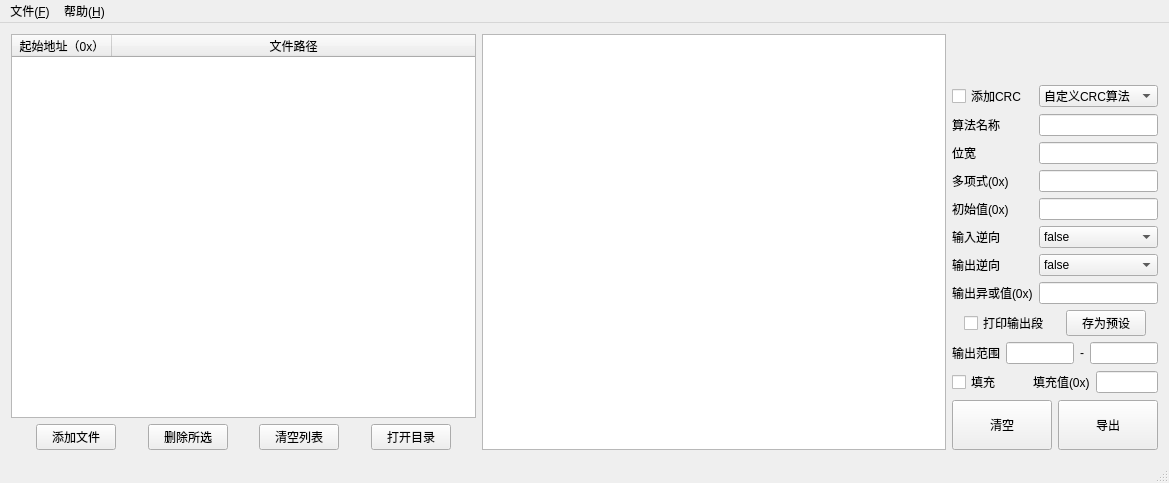
<?xml version="1.0" encoding="UTF-8"?>
<ui version="4.0">
 <class>MainWindow</class>
 <widget class="QMainWindow" name="MainWindow">
  <property name="geometry">
   <rect>
    <x>0</x>
    <y>0</y>
    <width>1169</width>
    <height>483</height>
   </rect>
  </property>
  <property name="acceptDrops">
   <bool>true</bool>
  </property>
  <property name="windowTitle">
   <string>HexConverter</string>
  </property>
  <widget class="QWidget" name="centralWidget">
   <layout class="QHBoxLayout" name="horizontalLayout" stretch="4,4,1">
    <item>
     <layout class="QVBoxLayout" name="verticalLayout_left">
      <item>
       <widget class="QTableWidget" name="tableWidget_import">
        <property name="statusTip">
         <string>导入文件列表</string>
        </property>
        <property name="selectionBehavior">
         <enum>QAbstractItemView::SelectRows</enum>
        </property>
        <property name="sortingEnabled">
         <bool>true</bool>
        </property>
        <attribute name="horizontalHeaderStretchLastSection">
         <bool>true</bool>
        </attribute>
        <attribute name="verticalHeaderVisible">
         <bool>false</bool>
        </attribute>
        <column>
         <property name="text">
          <string>起始地址（0x）</string>
         </property>
         <property name="toolTip">
          <string>仅当导入.bin文件时有效，请填写十六进制数（不用加0x）</string>
         </property>
        </column>
        <column>
         <property name="text">
          <string>文件路径</string>
         </property>
        </column>
       </widget>
      </item>
      <item>
       <layout class="QHBoxLayout" name="horizontalLayout_listView">
        <item>
         <spacer name="horizontalSpacer_list1">
          <property name="orientation">
           <enum>Qt::Horizontal</enum>
          </property>
          <property name="sizeHint" stdset="0">
           <size>
            <width>40</width>
            <height>20</height>
           </size>
          </property>
         </spacer>
        </item>
        <item>
         <widget class="QPushButton" name="pushButton_import">
          <property name="maximumSize">
           <size>
            <width>16777215</width>
            <height>16777215</height>
           </size>
          </property>
          <property name="statusTip">
           <string>单击以打开文件选择对话框</string>
          </property>
          <property name="text">
           <string>添加文件</string>
          </property>
         </widget>
        </item>
        <item>
         <spacer name="horizontalSpacer_list2">
          <property name="orientation">
           <enum>Qt::Horizontal</enum>
          </property>
          <property name="sizeHint" stdset="0">
           <size>
            <width>40</width>
            <height>20</height>
           </size>
          </property>
         </spacer>
        </item>
        <item>
         <widget class="QPushButton" name="pushButton_delete">
          <property name="statusTip">
           <string>删除列表中的选中项</string>
          </property>
          <property name="text">
           <string>删除所选</string>
          </property>
         </widget>
        </item>
        <item>
         <spacer name="horizontalSpacer_list3">
          <property name="orientation">
           <enum>Qt::Horizontal</enum>
          </property>
          <property name="sizeHint" stdset="0">
           <size>
            <width>40</width>
            <height>20</height>
           </size>
          </property>
         </spacer>
        </item>
        <item>
         <widget class="QPushButton" name="pushButton_clearList">
          <property name="statusTip">
           <string>删除列表中的所有项</string>
          </property>
          <property name="text">
           <string>清空列表</string>
          </property>
         </widget>
        </item>
        <item>
         <spacer name="horizontalSpacer_list4">
          <property name="orientation">
           <enum>Qt::Horizontal</enum>
          </property>
          <property name="sizeHint" stdset="0">
           <size>
            <width>40</width>
            <height>20</height>
           </size>
          </property>
         </spacer>
        </item>
        <item>
         <widget class="QPushButton" name="pushButton_openFolder">
          <property name="statusTip">
           <string>选中列表中的一项，打开其所在的目录</string>
          </property>
          <property name="text">
           <string>打开目录</string>
          </property>
         </widget>
        </item>
        <item>
         <spacer name="horizontalSpacer_list5">
          <property name="orientation">
           <enum>Qt::Horizontal</enum>
          </property>
          <property name="sizeHint" stdset="0">
           <size>
            <width>40</width>
            <height>20</height>
           </size>
          </property>
         </spacer>
        </item>
       </layout>
      </item>
     </layout>
    </item>
    <item>
     <layout class="QVBoxLayout" name="verticalLayout_center" stretch="1">
      <item>
       <widget class="QTextEdit" name="textEdit_console">
        <property name="statusTip">
         <string>输出控制台</string>
        </property>
        <property name="lineWrapMode">
         <enum>QTextEdit::NoWrap</enum>
        </property>
        <property name="readOnly">
         <bool>true</bool>
        </property>
       </widget>
      </item>
     </layout>
    </item>
    <item>
     <layout class="QVBoxLayout" name="verticalLayout_right" stretch="1,7,0,0,0,0">
      <item>
       <widget class="QLabel" name="label_logo">
        <property name="maximumSize">
         <size>
          <width>16777215</width>
          <height>120</height>
         </size>
        </property>
        <property name="text">
         <string/>
        </property>
        <property name="pixmap">
         <pixmap resource="resource/resource.qrc">:/img/CP icon.png</pixmap>
        </property>
        <property name="scaledContents">
         <bool>false</bool>
        </property>
        <property name="alignment">
         <set>Qt::AlignCenter</set>
        </property>
       </widget>
      </item>
      <item>
       <layout class="QGridLayout" name="gridLayout_crc" rowstretch="0,0,0,0,0,0,0,0" rowminimumheight="0,0,0,0,0,0,0,0">
        <item row="2" column="0">
         <widget class="QLabel" name="label_crcWidth">
          <property name="text">
           <string>位宽</string>
          </property>
         </widget>
        </item>
        <item row="5" column="0">
         <widget class="QLabel" name="label_refin">
          <property name="text">
           <string>输入逆向</string>
          </property>
         </widget>
        </item>
        <item row="6" column="0">
         <widget class="QLabel" name="label_refout">
          <property name="text">
           <string>输出逆向</string>
          </property>
         </widget>
        </item>
        <item row="5" column="1">
         <widget class="QComboBox" name="comboBox_refin">
          <property name="statusTip">
           <string>CRC算法输入逆向标志</string>
          </property>
          <item>
           <property name="text">
            <string>false</string>
           </property>
          </item>
          <item>
           <property name="text">
            <string>true</string>
           </property>
          </item>
         </widget>
        </item>
        <item row="7" column="0">
         <widget class="QLabel" name="label_xorout">
          <property name="text">
           <string>输出异或值(0x)</string>
          </property>
         </widget>
        </item>
        <item row="7" column="1">
         <widget class="QLineEdit" name="lineEdit_xorout">
          <property name="statusTip">
           <string>CRC算法输出异或值，请填写十六进制数（不用加0x）</string>
          </property>
          <property name="text">
           <string/>
          </property>
         </widget>
        </item>
        <item row="6" column="1">
         <widget class="QComboBox" name="comboBox_refout">
          <property name="statusTip">
           <string>CRC算法输出逆向标志</string>
          </property>
          <item>
           <property name="text">
            <string>false</string>
           </property>
          </item>
          <item>
           <property name="text">
            <string>true</string>
           </property>
          </item>
         </widget>
        </item>
        <item row="0" column="0">
         <widget class="QCheckBox" name="checkBox_addCrc">
          <property name="statusTip">
           <string>是否在段尾加上CRC校验值</string>
          </property>
          <property name="text">
           <string>添加CRC</string>
          </property>
         </widget>
        </item>
        <item row="3" column="1">
         <widget class="QLineEdit" name="lineEdit_poly">
          <property name="statusTip">
           <string>CRC算法多项式，请填写十六进制数（不用加0x）</string>
          </property>
         </widget>
        </item>
        <item row="0" column="1">
         <widget class="QComboBox" name="comboBox_crcType">
          <property name="statusTip">
           <string>选择CRC算法类型</string>
          </property>
          <item>
           <property name="text">
            <string>自定义CRC算法</string>
           </property>
          </item>
         </widget>
        </item>
        <item row="4" column="1">
         <widget class="QLineEdit" name="lineEdit_init">
          <property name="statusTip">
           <string>CRC算法初始值，请填写十六进制数（不用加0x）</string>
          </property>
          <property name="text">
           <string/>
          </property>
         </widget>
        </item>
        <item row="2" column="1">
         <widget class="QLineEdit" name="lineEdit_crcWidth">
          <property name="statusTip">
           <string>CRC校验值的位宽，请填写十进制数</string>
          </property>
         </widget>
        </item>
        <item row="4" column="0">
         <widget class="QLabel" name="label_init">
          <property name="text">
           <string>初始值(0x)</string>
          </property>
         </widget>
        </item>
        <item row="3" column="0">
         <widget class="QLabel" name="label_poly">
          <property name="text">
           <string>多项式(0x)</string>
          </property>
         </widget>
        </item>
        <item row="1" column="0">
         <widget class="QLabel" name="label_crcName">
          <property name="text">
           <string>算法名称</string>
          </property>
         </widget>
        </item>
        <item row="1" column="1">
         <widget class="QLineEdit" name="lineEdit_crcName">
          <property name="statusTip">
           <string>请填写CRC算法的名称</string>
          </property>
         </widget>
        </item>
       </layout>
      </item>
      <item>
       <layout class="QHBoxLayout" name="horizontalLayout_print">
        <item>
         <spacer name="horizontalSpacer_printLeft">
          <property name="orientation">
           <enum>Qt::Horizontal</enum>
          </property>
          <property name="sizeHint" stdset="0">
           <size>
            <width>40</width>
            <height>20</height>
           </size>
          </property>
         </spacer>
        </item>
        <item>
         <widget class="QCheckBox" name="checkBox_print">
          <property name="statusTip">
           <string>在控制台中打印输出段，包括起始地址和数据</string>
          </property>
          <property name="text">
           <string>打印输出段</string>
          </property>
         </widget>
        </item>
        <item>
         <spacer name="horizontalSpacer_printRight">
          <property name="orientation">
           <enum>Qt::Horizontal</enum>
          </property>
          <property name="sizeHint" stdset="0">
           <size>
            <width>40</width>
            <height>20</height>
           </size>
          </property>
         </spacer>
        </item>
        <item>
         <widget class="QPushButton" name="pushButton_addCrc">
          <property name="statusTip">
           <string>将当前CRC算法存为预设以便今后使用</string>
          </property>
          <property name="text">
           <string>存为预设</string>
          </property>
         </widget>
        </item>
        <item>
         <spacer name="horizontalSpacer_addCrcRight">
          <property name="orientation">
           <enum>Qt::Horizontal</enum>
          </property>
          <property name="sizeHint" stdset="0">
           <size>
            <width>40</width>
            <height>20</height>
           </size>
          </property>
         </spacer>
        </item>
       </layout>
      </item>
      <item>
       <layout class="QHBoxLayout" name="horizontalLayout_range">
        <item>
         <widget class="QLabel" name="label_range">
          <property name="statusTip">
           <string/>
          </property>
          <property name="text">
           <string>输出范围</string>
          </property>
         </widget>
        </item>
        <item>
         <widget class="QLineEdit" name="lineEdit_startAddr">
          <property name="statusTip">
           <string>指定输出文件的地址范围，不在范围中的数据将会被丢弃，此处指定起始地址，请填写十六进制数（不用加0x）</string>
          </property>
         </widget>
        </item>
        <item>
         <widget class="QLabel" name="label_separator">
          <property name="text">
           <string>-</string>
          </property>
         </widget>
        </item>
        <item>
         <widget class="QLineEdit" name="lineEdit_endAddr">
          <property name="statusTip">
           <string>指定输出文件的地址范围，不在范围中的数据将会被丢弃，此处指定结束地址，请填写十六进制数（不用加0x）</string>
          </property>
         </widget>
        </item>
       </layout>
      </item>
      <item>
       <layout class="QHBoxLayout" name="horizontalLayout_padding">
        <item>
         <widget class="QCheckBox" name="checkBox_padding">
          <property name="statusTip">
           <string>是否将不连续的段填充为连续的段</string>
          </property>
          <property name="text">
           <string>填充</string>
          </property>
         </widget>
        </item>
        <item>
         <spacer name="horizontalSpacer_padding">
          <property name="orientation">
           <enum>Qt::Horizontal</enum>
          </property>
          <property name="sizeHint" stdset="0">
           <size>
            <width>40</width>
            <height>20</height>
           </size>
          </property>
         </spacer>
        </item>
        <item>
         <widget class="QLabel" name="label_padding">
          <property name="text">
           <string>填充值(0x)</string>
          </property>
         </widget>
        </item>
        <item>
         <widget class="QLineEdit" name="lineEdit_padding">
          <property name="maximumSize">
           <size>
            <width>75</width>
            <height>16777215</height>
           </size>
          </property>
          <property name="statusTip">
           <string>用于填充不连续段的值，请填写十六进制数（不用加0x），默认填充00</string>
          </property>
         </widget>
        </item>
       </layout>
      </item>
      <item>
       <layout class="QHBoxLayout" name="horizontalLayout_export">
        <item>
         <widget class="QPushButton" name="pushButton_clearConsole">
          <property name="minimumSize">
           <size>
            <width>100</width>
            <height>50</height>
           </size>
          </property>
          <property name="statusTip">
           <string>清空输出控制台</string>
          </property>
          <property name="text">
           <string>清空</string>
          </property>
          <property name="icon">
           <iconset resource="resource/resource.qrc">
            <normaloff>:/img/log.png</normaloff>:/img/log.png</iconset>
          </property>
          <property name="iconSize">
           <size>
            <width>40</width>
            <height>40</height>
           </size>
          </property>
         </widget>
        </item>
        <item>
         <spacer name="horizontalSpacer_export">
          <property name="orientation">
           <enum>Qt::Horizontal</enum>
          </property>
          <property name="sizeHint" stdset="0">
           <size>
            <width>40</width>
            <height>20</height>
           </size>
          </property>
         </spacer>
        </item>
        <item>
         <widget class="QPushButton" name="pushButton_export">
          <property name="minimumSize">
           <size>
            <width>100</width>
            <height>50</height>
           </size>
          </property>
          <property name="statusTip">
           <string>导出文件</string>
          </property>
          <property name="text">
           <string>导出</string>
          </property>
          <property name="icon">
           <iconset resource="resource/resource.qrc">
            <normaloff>:/img/start.png</normaloff>:/img/start.png</iconset>
          </property>
          <property name="iconSize">
           <size>
            <width>40</width>
            <height>40</height>
           </size>
          </property>
         </widget>
        </item>
       </layout>
      </item>
     </layout>
    </item>
   </layout>
  </widget>
  <widget class="QMenuBar" name="menuBar">
   <property name="geometry">
    <rect>
     <x>0</x>
     <y>0</y>
     <width>1169</width>
     <height>23</height>
    </rect>
   </property>
   <widget class="QMenu" name="menu_file">
    <property name="title">
     <string>文件(&amp;F)</string>
    </property>
    <addaction name="action_import"/>
    <addaction name="action_export"/>
    <addaction name="separator"/>
    <addaction name="action_exit"/>
   </widget>
   <widget class="QMenu" name="menu_help">
    <property name="title">
     <string>帮助(&amp;H)</string>
    </property>
    <addaction name="action_document"/>
    <addaction name="action_support"/>
    <addaction name="separator"/>
    <addaction name="action_about"/>
   </widget>
   <addaction name="menu_file"/>
   <addaction name="menu_help"/>
  </widget>
  <widget class="QStatusBar" name="statusBar"/>
  <action name="action_exit">
   <property name="text">
    <string>退出(&amp;X)</string>
   </property>
   <property name="shortcut">
    <string>Ctrl+Q</string>
   </property>
  </action>
  <action name="action_import">
   <property name="text">
    <string>导入(&amp;I)</string>
   </property>
  </action>
  <action name="action_export">
   <property name="text">
    <string>导出(&amp;E)</string>
   </property>
  </action>
  <action name="action_document">
   <property name="text">
    <string>文档(&amp;D)</string>
   </property>
   <property name="shortcut">
    <string>F1</string>
   </property>
  </action>
  <action name="action_support">
   <property name="text">
    <string>技术支持(&amp;S)</string>
   </property>
  </action>
  <action name="action_about">
   <property name="text">
    <string>关于(&amp;A)</string>
   </property>
  </action>
 </widget>
 <layoutdefault spacing="6" margin="11"/>
 <resources>
  <include location="resource/resource.qrc"/>
 </resources>
 <connections>
  <connection>
   <sender>action_exit</sender>
   <signal>triggered()</signal>
   <receiver>MainWindow</receiver>
   <slot>close()</slot>
   <hints>
    <hint type="sourcelabel">
     <x>-1</x>
     <y>-1</y>
    </hint>
    <hint type="destinationlabel">
     <x>316</x>
     <y>174</y>
    </hint>
   </hints>
  </connection>
  <connection>
   <sender>action_import</sender>
   <signal>triggered()</signal>
   <receiver>pushButton_import</receiver>
   <slot>click()</slot>
   <hints>
    <hint type="sourcelabel">
     <x>-1</x>
     <y>-1</y>
    </hint>
    <hint type="destinationlabel">
     <x>444</x>
     <y>45</y>
    </hint>
   </hints>
  </connection>
  <connection>
   <sender>action_export</sender>
   <signal>triggered()</signal>
   <receiver>pushButton_export</receiver>
   <slot>click()</slot>
   <hints>
    <hint type="sourcelabel">
     <x>-1</x>
     <y>-1</y>
    </hint>
    <hint type="destinationlabel">
     <x>663</x>
     <y>383</y>
    </hint>
   </hints>
  </connection>
 </connections>
</ui>
